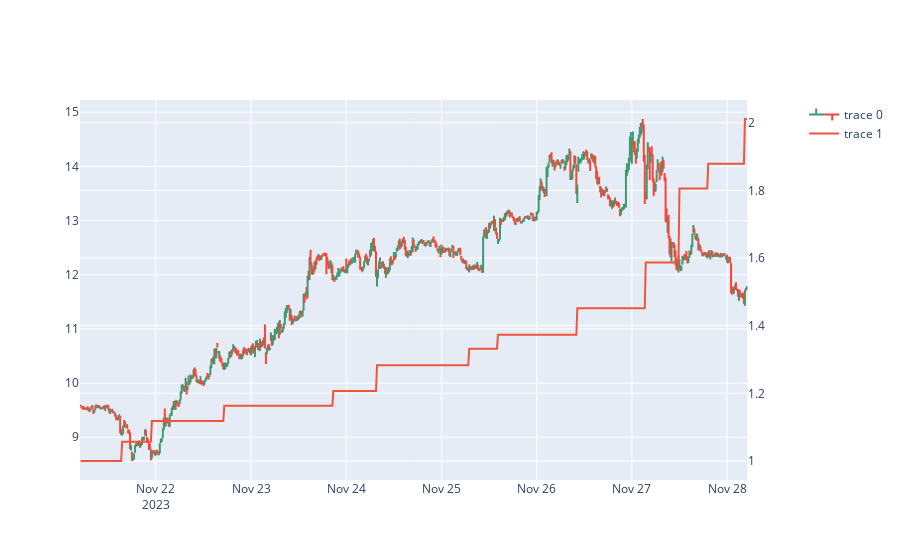

The code cell stored with this chart in its notebook:
### Code cell
%load_ext autoreload
%autoreload 2

from exchange_data.data.macd_frame import MacdFrame
import pandas as pd
import numpy as np
import alog
import plotly.graph_objs as go
import plotly.express as px
import plotly as py
import plotly.offline as ofl
from plotly.offline import init_notebook_mode
import plotly.graph_objects as go
from plotly.subplots import make_subplots

init_notebook_mode(connected=True)
params = {
 'database_name': 'binance_futures',
 'futures': False,
 'group_by': '1m',
 'interval': '7d',
 'offset_interval': '0h',
 'symbol': 'UNFIUSDT'
}

df = MacdFrame(**params).frame

#pd.set_option("display.max_rows", len(df) + 1)

from scipy.signal import argrelextrema
n = 6

min = argrelextrema(df['open'].to_numpy(), np.less_equal, order=n)[0]
max = argrelextrema(df['open'].to_numpy(), np.greater_equal, order=n)[0]
position = []
active_trade = False

for ix in range(0, df.shape[0]):
    if ix in max:
        active_trade=True
    if ix in min:
        active_trade=False
        
    if active_trade:
        position.append(1)
    else:
        position.append(0)

df['trade'] = position

capital = 1
df['capital'] = 0
df_len = df.shape[0]
capital_ls = []
price_in = None
ix_in = None
ix_out = None
trades = []

for ix in range(0, df_len):
    if ix < df_len - 1:
        row = df.iloc[ix]
        next_row = df.iloc[ix + 1]
        best_ask = row['open']
        
        if row['trade'] == 1:
            if price_in == None:
                price_in = best_ask
                ix_in = ix
        else:
            if price_in:
                ix_out = ix
                pnl = (price_in - best_ask) / price_in
                if pnl > 0.03:
                    capital = capital + (capital * pnl)    
                    trades.append((ix_in, ix_out, pnl))
                
            price_in = None
            
    #alog.info(capital)
    capital_ls.append(capital)

alog.debug(trades)
alog.debug(len(trades))
df['capital'] = np.asarray(capital_ls)

print(df)

fig1 = go.Ohlc(x=df.index,
                open=df['open'],
                high=df['high'],
                low=df['low'],
                close=df['close'])

fig2 = go.Line(
    x=df.index,
    y=df['capital'],
    yaxis='y2'
)

fig = make_subplots(specs=[[{"secondary_y": True}]])
fig.add_trace(fig1)
fig.add_trace(fig2,secondary_y=True)
fig.update_layout(height=800)
fig.update(layout_xaxis_rangeslider_visible=False)
fig.show()

### Figure 1 — Plotly figure (JSON) as saved in the notebook; plotly's stock layout.template omitted (floating-point values rounded to 4 significant figures; data arrays with more than 128 entries replaced by an {"elided": "..."} marker saying what was removed)
{"data": [{"close": {"elided": "673 float values"}, "high": {"elided": "673 float values"}, "low": {"elided": "673 float values"}, "open": {"elided": "673 float values"}, "type": "ohlc", "x": {"elided": "673 str values"}}, {"type": "scatter", "x": {"elided": "673 str values"}, "xaxis": "x", "y": {"elided": "673 float values"}, "yaxis": "y2"}], "layout": {"autosize": true, "xaxis": {"anchor": "y", "autorange": true, "domain": [0, 0.94], "range": ["2023-11-21 04:52:30", "2023-11-28 05:07:30"], "rangeslider": {"visible": false, "yaxis": {}, "yaxis2": {}}, "type": "date"}, "yaxis": {"anchor": "x", "autorange": true, "domain": [0, 1], "range": [8.211, 15.23]}, "yaxis2": {"anchor": "x", "autorange": true, "overlaying": "y", "range": [0.9438, 2.067], "side": "right", "type": "linear"}}}
